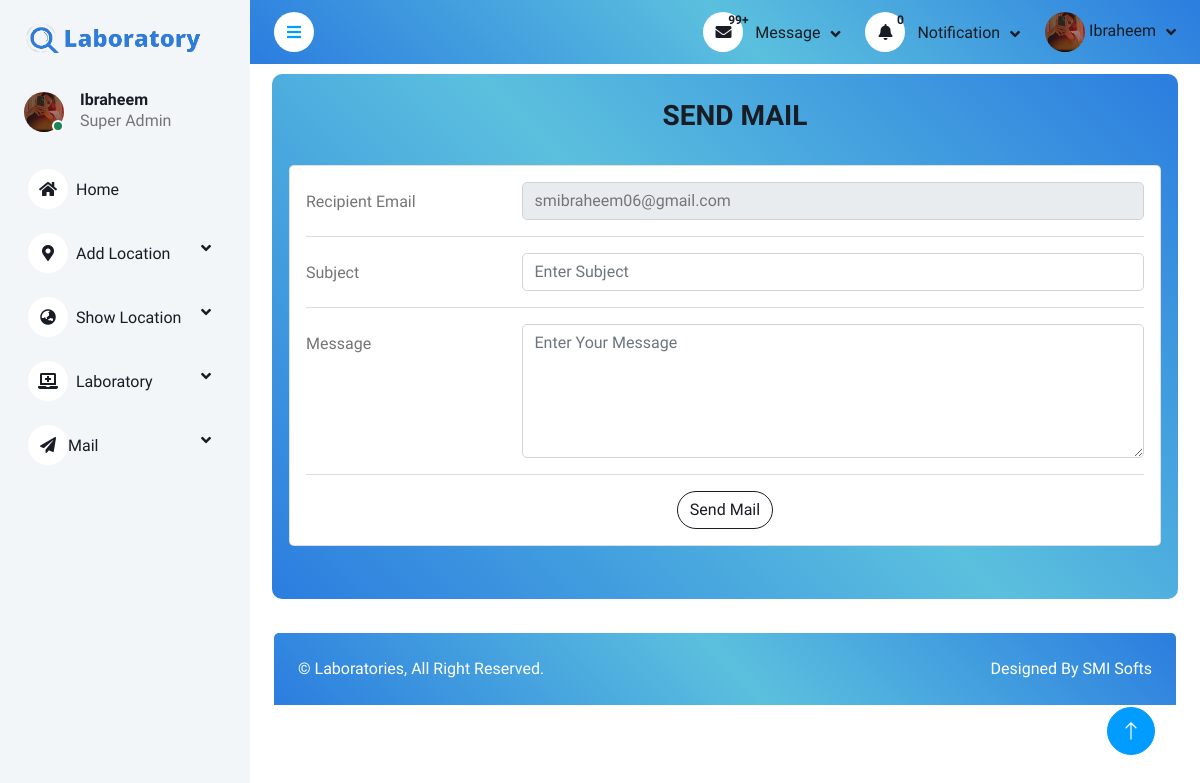
Screenshot of /Dashborads/mail.php?id=00001 (signed in) with the database file from the repository.
### tables this page shows
CREATE TABLE `signup` (
  `id` int(5) UNSIGNED ZEROFILL NOT NULL,
  `userName` varchar(20) NOT NULL,
  `userEmail` varchar(50) NOT NULL,
  `userFullName` varchar(50) DEFAULT NULL,
  `userimage` varchar(50) DEFAULT NULL,
  `userCNIC` varchar(20) NOT NULL,
  `userPhone` varchar(15) NOT NULL,
  `userReligion` varchar(20) DEFAULT NULL,
  `userGender` varchar(10) DEFAULT NULL,
  `userCity` varchar(30) DEFAULT NULL,
  `userCountry` varchar(30) DEFAULT NULL,
  `userAddress` varchar(50) DEFAULT NULL,
  `userPassword` varchar(70) NOT NULL,
  `Role` varchar(15) DEFAULT 'User',
  `Status` varchar(10) NOT NULL
);

### Dashborads/mail.php (the view, shortened to what this page needs)
<?php
require("auth/auth.check.php");
?>
<?php require("includes/header.inc.php"); ?>
<?php require("components/navbar.php"); ?>
<?php require("components/sidebar.php"); ?>
<section class="section-back">
    <?php
    if (isset($_GET['show_mail_id']) == "show_mail") {
    ?>
        <h3 class="text-dark text-center" style="margin-top: 20px; margin-left:20px; text-transform:uppercase">Show Mail</h3>
        <?php if ($userDetail['Role'] == "Super Admin") { ?>
            <div class="col-sm-12 col-xl-12">
                <div class="bg-light rounded h-100 p-4 table-scrollable" style="overflow-x: scroll;">
                    <table class="table table-bordered" style="width:100%;">
                        <thead>
                            <tr>
                                <th class="text-center">Mail Id</th>
                                <th class="text-center">Recipient</th>
                                <th class="text-center">Subject</th>
                                <th class="text-center">Message</th>
                                <th class="text-center">User Name</th>
                                <th colspan="3" class="text-center">Action</th>
                            </tr>
                        </thead>
                        <tbody>
                            <?php
                            $select = "SELECT * FROM `mails` join signup on mails.userId = signup.id;";
                            $res = mysqli_query($conn, $select);
                            if (mysqli_num_rows($res)) {
                                while ($row = mysqli_fetch_assoc($res)) { ?>
                                    <tr>
                                        <th><?php echo $row['mail_id'] ?></th>
                                        <td><?php echo $row['recipient'] ?></td>
                                        <td><?php echo $row['subject'] ?></td>
                                        <td><?php echo $row['Message'] ?></td>
                                        <td><?php echo $row['userName'] ?></td>
                                        <td><a class="btn btn-outline-danger rounded-pill"><i class="far fa-trash-alt"></i></a></td>
                                    </tr>
                                <?php }
                            } else { ?>
                                <td colspan="19" class="text-center"><i class="far fa-times-circle fa-3x"></i>
                                    <h4>No Record Found</h4>
                                </td>
                            <?php }
                            ?>
                        </tbody>
                    </table>
                </div>
            </div>
        <?php } else if ($userDetail['Role'] == "Admin") { ?>
            <div class="col-sm-12 col-xl-12">
                <div class="bg-light rounded h-100 p-4 table-scrollable" style="overflow-x: scroll;">
                    <table class="table table-bordered table-hover text-center" style="width:100%;">
                        <thead>
                            <tr>
                                <th class="text-center">#</th>
                                <th class="text-center">Subject</th>
                                <th class="text-center">Message</th>
                                <th colspan="3" class="text-center">Action</th>
                            </tr>
                        </thead>
                        <tbody>
                            <?php
                            $res = mysqli_query($conn, "SELECT * FROM `mails` join signup on mails.userId = signup.id where `userId` = $id");
                            if (mysqli_num_rows($res)) {
                                while ($row = mysqli_fetch_assoc($res)) { ?>
                                    <tr>
                                        <th><?php echo $row['mail_id'] ?></th>
                                        <td><?php echo $row['subject'] ?></td>
                                        <td><?php echo $row['Message'] ?></td>
                                        <td><a class="btn btn-outline-danger rounded-pill"><i class="far fa-trash-alt"></i></a></td>
                                    </tr>
                                <?php }
                            } else { ?>
                                <td colspan="19" class="text-center"><i class="far fa-times-circle fa-3x"></i>
                                    <h4>No Record Found</h4>
                                </td>
                            <?php }
                            ?>
                        </tbody>
                    </table>
                </div>
            </div>
        <?php }
    } else {
        if (isset($_GET['id'])) {
            $send_Id = $_GET['id'];
        }
        $select = mysqli_query($conn, "Select * From signup where id = $send_Id");
        $res = mysqli_fetch_assoc($select);
        ?>
        <h3 class="text-dark text-center" style="margin-top: 20px; margin-left:20px; text-transform:uppercase">Send Mail</h3>
        <form action="logics/send.mail.php" method="post" enctype="multipart/form-data">
            <div class="container py-4">
                <div class="row">
                    <div class="col-lg-12">
                        <div class="card mb-4 w-100">
                            <div class="card-body">
                                <div class="row">
                                    <div class="col-sm-3">
                                        <label class="mt-2" for="email">Recipient Email</label>
                                    </div>
                                    <div class="col-sm-9">
                                        <input type="text" readonly class="form-control" name="recipient_email" id="email" value="<?php echo $res['userEmail'] ?>">
                                    </div>
                                </div>
                                <hr>
                                <div class="row">
                                    <div class="col-sm-3">
                                        <label class="mt-2" for="Subject">Subject</label>
                                    </div>
                                    <div class="col-sm-9">
                                        <input type="text" class="form-control" name="Subject" id="Subject" placeholder="Enter Subject">
                                    </div>
                                </div>
                                <hr>
                                <div class="row">
                                    <div class="col-sm-3">
                                        <label class="mt-2" for="Message">Message</label>
                                    </div>
                                    <div class="col-sm-9">
                                        <textarea type="text" class="form-control" name="Message" id="Message" placeholder="Enter Your Message" rows="5"></textarea>
                                    </div>
                                </div>
                                <hr>
                                <div class="row">
                                    <div class="col-sm-12 text-center">
                                        <input type="submit" value="Send Mail" name="send_mail" class="btn btn-outline-dark rounded-pill">
                                    </div>
                                </div>
                            </div>
                        </div>
                    </div>
                </div>
            </div>
        </form>
    <?php } ?>
</section>
<?php require("components/footer.php"); ?>
<a href="#" class="btn btn-lg btn-primary btn-lg-square back-to-top"><i class="bi bi-arrow-up"></i></a>
</div>
<?php require("includes/footer.inc.php"); ?>

### Dashborads/components/navbar.php (shortened to what this page needs)
<?php
$id = 0;
if (isset($_SESSION['userDetails'])) {
    $userDetail = $_SESSION['userDetails'];
    $id = (int) $userDetail['userId'];
}
?>
<nav class="navbar navbar-expand bg-light navbar-light sticky-top px-4 py-0" style="background-image: linear-gradient(45deg, #2B7DDF 0%, #5bc0de 51%, #2B7DDF 100%);" >
    <a href="#" class="sidebar-toggler flex-shrink-0">
        <i class="fa fa-bars"></i>
    </a>
    <div class="navbar-nav align-items-center ms-auto">
        <div class="nav-item dropdown">
            <a href="#" class="nav-link dropdown-toggle" data-bs-toggle="dropdown">
                <i class="fa fa-envelope me-lg-2"></i>
                <span class="position-absolute left-0 translate-middle badge text-dark ">
                    99+
                </span>
                <span class="d-none d-lg-inline-flex">Message</span>
            </a>
        </div>
        <div class="nav-item dropdown">
            <a href="#" class="nav-link dropdown-toggle" data-bs-toggle="dropdown">
                <i class="fa fa-bell me-lg-2"></i>
                <span class="position-absolute left-0 translate-middle badge text-dark ">
                    <?php
                    $select = mysqli_query($conn, "SELECT count(*) as count FROM `laboratory` where status = 'Pending';");
                    $row = mysqli_fetch_assoc($select);
                    echo $row['count']
                    ?>
                </span>
                <span class="d-none d-lg-inline-flex">
                    Notification
                </span>
            </a>
        </div>
        <div class="nav-item dropdown">
            <?php
            $query = mysqli_query($conn, "SELECT * FROM `signup` where id = $id");
            if (mysqli_num_rows($query) > 0) {
                $row = mysqli_fetch_assoc($query); ?>
                <a href="#" class="nav-link dropdown-toggle" data-bs-toggle="dropdown">
                    <?php if (isset($row['userimage'])) { ?>
                        <img class="rounded-circle" src="assets/img/UserImages/<?php echo $row['userimage'] ?>" alt="" style="width: 40px; height: 40px;">
                    <?php } else { ?>
                        <img class="rounded-circle" src="./assets/img/user.png" alt="" style="width: 40px; height: 40px;">
                <?php }
                } ?>
                <span class="d-none d-lg-inline-flex"><?php echo $userDetail['userName'] ?></span>
                </a>
        </div>
    </div>
</nav>

### Dashborads/components/sidebar.php (shortened to what this page needs)
<div class="sidebar pe-4 pb-3">
    <nav class="navbar bg-light navbar-light">
        <a href="index.php" class="navbar-brand mx-4 mb-3 d-block">
            <h1><img src="assets/img/sidebar.png" width="100%" style="position: relative;" alt="logo" class="logo"></h1>
        </a>
        <div class="d-flex align-items-center ms-4 mb-4">
            <div class="position-relative">
                <?php
                $query = mysqli_query($conn, "SELECT * FROM `signup` where id = $id");
                if (mysqli_num_rows($query) > 0) {
                    $row = mysqli_fetch_assoc($query);
                    if (isset($row['userimage'])) { ?>
                        <img class="rounded-circle" src="assets/img/userImages/<?php echo $row['userimage'] ?>" alt="" style="width: 40px; height: 40px;">
                    <?php } else { ?>
                        <img class="rounded-circle" src="./assets/img/user.png" alt="" style="width: 40px; height: 40px;">
                    <?php } ?>
                    <div class="bg-success rounded-circle border border-2 border-white position-absolute end-0 bottom-0 p-1"></div>
            </div>
        <?php } ?>
        <div class="ms-3">
            <h6 class="mb-0"><?php echo $userDetail['userName'] ?></h6>
            <span><?php echo $userDetail['Role'] ?></span>
        </div>
        </div>
        <div class="navbar-nav w-100">
            <a href="index.php" class="nav-item nav-link "><i class="fa fa-home me-2"></i>Home</a>
            <div class="nav-item dropdown">
                <?php
                if ($userDetail['Role'] == "Admin") { ?>
                    <div class="nav-item dropdown">
                        <a href="#" class="nav-link  dropdown-toggle" data-bs-toggle="dropdown"><i class="fas fa-pager me-2"></i>Request</a>
                        <div class="dropdown-menu bg-transparent border-0">
                            <a href="request.php?id=laboratory" class="dropdown-item">Request For Laboratory</a>
                            <a href="request.php?id=another" class="dropdown-item">Request For Another</a>
                        </div>
                    </div>
                    <div class="nav-item dropdown">
                        <a href="#" class="nav-link  dropdown-toggle" data-bs-toggle="dropdown"><i class="fas fa-pager me-2"></i>Status</a>
                        <div class="dropdown-menu bg-transparent border-0">
                            <a href="checking.status.php?id=laboratory" class="dropdown-item">Check Status Laboratory</a>
                            <a href="request.php?id=another" class="dropdown-item">Request For Another</a>
                        </div>
                    </div>
                    <div class="nav-item dropdown">
                        <a href="#" class="nav-link dropdown-toggle" data-bs-toggle="dropdown"><i class="fas fa-paper-plane"></i>Mail</a>
                        <div class="dropdown-menu bg-transparent border-0">
                            <a href="mail.php?show_mail_id=show_mail" class="dropdown-item">Sent Mail</a>
                            <a href="mail.php?show_mail_id=show_mail" class="dropdown-item">Show Mails</a>
                        </div>
                    </div>
                <?php }
                elseif ($userDetail['Role'] == "Super Admin") { ?>
                    <div class="nav-item dropdown">
                        <a href="#" class="nav-link dropdown-toggle" data-bs-toggle="dropdown"><i class="fas fa-map-marker-alt me-2"></i>Add Location</a>
                        <div class="nav-item dropdown">
                            <a href="#" class="nav-link dropdown-toggle" data-bs-toggle="dropdown"><i class="fas fa-globe-asia me-2"></i>Show Location</a>
                        </div>
                        <div class="nav-item dropdown">
                            <a href="#" class="nav-link dropdown-toggle" data-bs-toggle="dropdown"><i class="fa fa-laptop-medical me-2"></i>Laboratory</a>
                        </div>
                        <div class="nav-item dropdown">
                            <a href="#" class="nav-link dropdown-toggle" data-bs-toggle="dropdown"><i class="fas fa-paper-plane"></i>Mail</a>
                        </div>
                    </div>
                <?php  }
                ?>
            </div>
        </div>
    </nav>
</div>

### rows the page displays
signup: userimage (picture), userName "Ibraheem", Role "Super Admin", recipient_email "smibraheem06@gmail.com"

### other values shown
$row['count'] "0"
